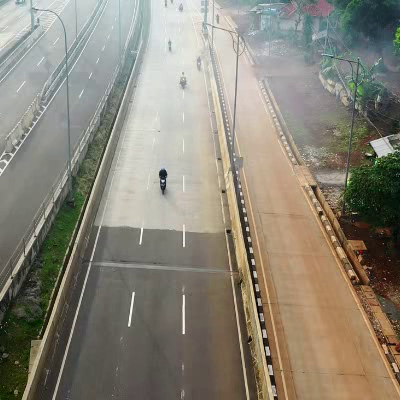
#> input picture frame 8 of object_tracking/numbered.mp4, 400 x 400 px, given in place of highway.mp4, which was not available
$ python test.py
#> lines starting #> are read from the running program, lines starting #| are printed output that depends on the picture; pictures that were not available may be replaced by others from this repository, and a replacement may not be noted
### object_tracking/tracker.py
import math


class EuclideanDistTracker:
    def __init__(self):
        # Store the center positions of the objects
        self.center_points = {}
        # Keep the count of the IDs
        # each time a new object id detected, the count will increase by one
        self.id_count = 0


    def update(self, objects_rect):
        # Objects boxes and ids
        objects_bbs_ids = []

        # Get center point of new object
        for rect in objects_rect:
            x, y, w, h = rect
            cx = (x + x + w) // 2
            cy = (y + y + h) // 2

            # Find out if that object was detected already
            same_object_detected = False
            for id, pt in self.center_points.items():
                dist = math.hypot(cx - pt[0], cy - pt[1])

                if dist < 25:
                    self.center_points[id] = (cx, cy)
                    print(self.center_points)
                    objects_bbs_ids.append([x, y, w, h, id])
                    same_object_detected = True
                    break

            # New object is detected we assign the ID to that object
            if same_object_detected is False:
                self.center_points[self.id_count] = (cx, cy)
                objects_bbs_ids.append([x, y, w, h, self.id_count])
                self.id_count += 1

        # Clean the dictionary by center points to remove IDS not used anymore
        new_center_points = {}
        for obj_bb_id in objects_bbs_ids:
            _, _, _, _, object_id = obj_bb_id
            center = self.center_points[object_id]
            new_center_points[object_id] = center

        # Update dictionary with IDs not used removed
        self.center_points = new_center_points.copy()
        return objects_bbs_ids

### object_tracking/test.py
import cv2 as cv
from tracker import *


tracker = EuclideanDistTracker()
cap = cv.VideoCapture(r'D:\Autonomous-Guided-Vehicle\Resources\highway.mp4')
out = cv.VideoWriter('numbered.mp4', cv.VideoWriter_fourcc(*'m', 'p', '4', 'v'), 20, (400, 400))

object_detector = cv.createBackgroundSubtractorMOG2(history=100, varThreshold=40)

while True:
    ret, frame = cap.read()
#> frame is the input picture: shape (400, 400, 3); mean B, G, R 119, 132.3, 137.6
    width, height = 700, 500  # resizing
    frame = cv.resize(frame, (width, height))
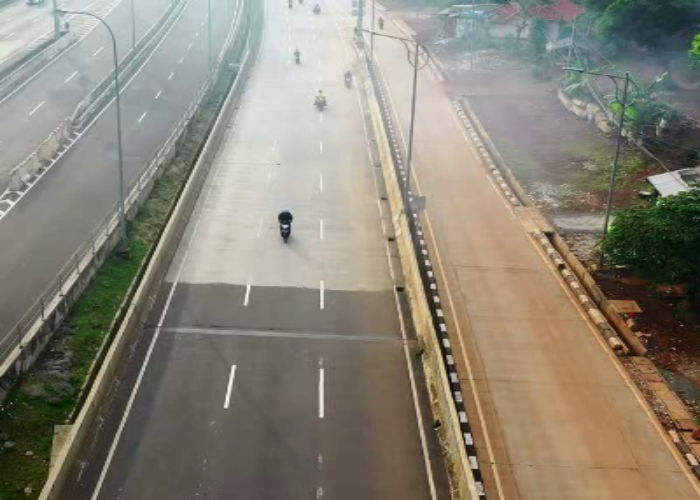
#> frame: shape (500, 700, 3); mean B, G, R 118.9, 132.2, 137.5

    # Extract region of interest
    roi = frame[100:500, 200:600]
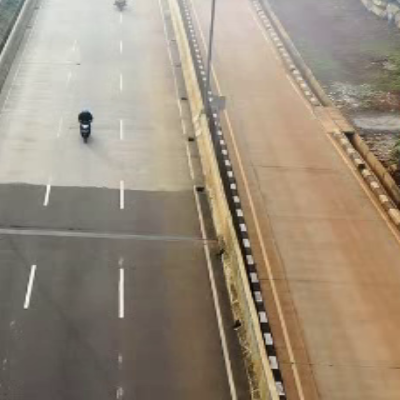
#> roi: shape (400, 400, 3); mean B, G, R 123.9, 141.5, 155
    # Object Detection
    mask = object_detector.apply(roi)
#> mask: shape (400, 400); every value is 127
    _, mask = cv.threshold(mask, 254, 255, cv.THRESH_BINARY)
#> mask: shape (400, 400); every value is 0
    contours, _ = cv.findContours(mask, cv.RETR_TREE, cv.CHAIN_APPROX_SIMPLE)
#> contours = []
    detections = []
    for cnt in contours:
        area = cv.contourArea(cnt)
        if area > 150:  # 150 pixels
            # cv.drawContours(roi,[cnt],-1,(0,255,0),thickness=2)
            x, y, w, h = cv.boundingRect(cnt)
            cv.rectangle(roi, (x, y), (x + w, y + h), (0, 255, 0), thickness=2)
            detections.append([x,y,w,h])
#> this loop made 0 passes
#> after the loop, detections = []

    # Object Tracking
    boxes = tracker.update(detections)
#> after the loop in update, `for rect in objects_rect:`: self.center_points = 0 items; self.id_count = 0
#> after the loop in update, `for obj_bb_id in objects_bbs_ids:`: new_center_points = 0 items
#> boxes = []
    print(boxes)
    for box_id in boxes:
        x,y,w,h,id = box_id
        cv.putText(roi,str(id),(x,y-15),cv.FONT_HERSHEY_PLAIN,2,(255,0,0),2)
        cv.rectangle(roi, (x, y), (x + w, y + h), (0, 255, 0), thickness=2)
    out.write(roi)
    cv.imshow("Mask", mask)
    cv.imshow("ROI", roi)
    key = cv.waitKey(10)
#> (key Esc is pressed here)
    if key == 27:
        break

cap.release()
out.release()
cv.destroyAllWindows()

$ run again, starting later in the video
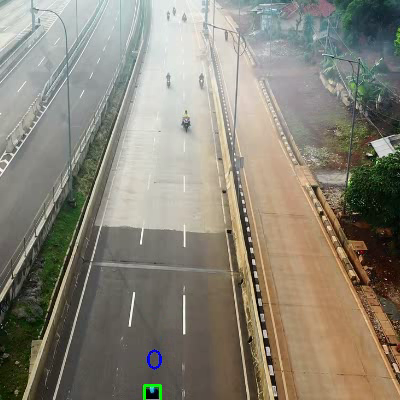
#> input picture frame 39 of object_tracking/numbered.mp4, 400 x 400 px, given in place of highway.mp4, which was not available
#> frame is the input picture: shape (400, 400, 3); mean B, G, R 118.6, 132.1, 137.2
#> `frame = cv.resize(frame, (width, height))`:
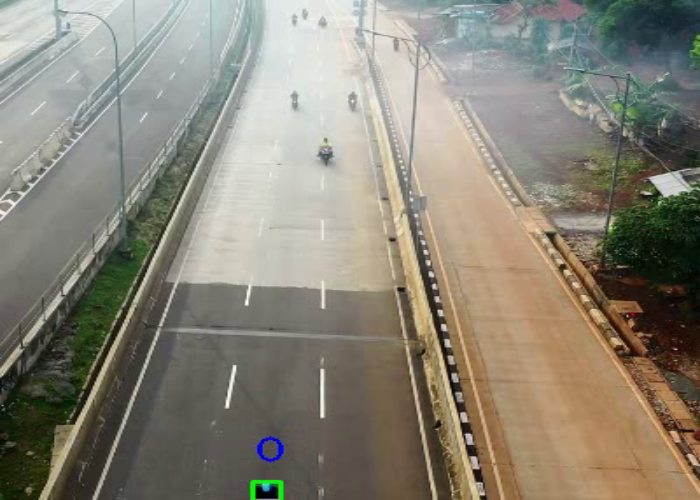
#> frame: shape (500, 700, 3); mean B, G, R 118.5, 132, 137.1
#> `roi = frame[100:500, 200:600]`:
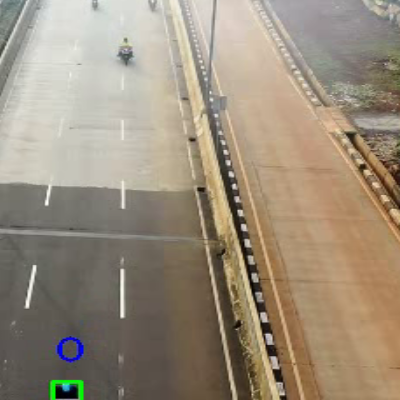
#> roi: shape (400, 400, 3); mean B, G, R 124, 142, 154.8
#> contours = []
#> after the loop in update, `for rect in objects_rect:`: self.center_points = 0 items; self.id_count = 0
#> after the loop in update, `for obj_bb_id in objects_bbs_ids:`: new_center_points = 0 items
#> boxes = []

$ run again, starting later in the video
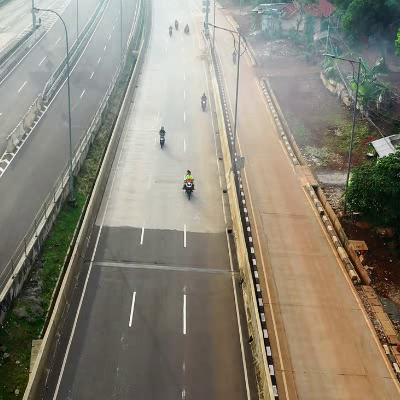
#> input picture frame 69 of object_tracking/numbered.mp4, 400 x 400 px, given in place of highway.mp4, which was not available
#> frame is the input picture: shape (400, 400, 3); mean B, G, R 118.1, 131.7, 137.1
#> `frame = cv.resize(frame, (width, height))`:
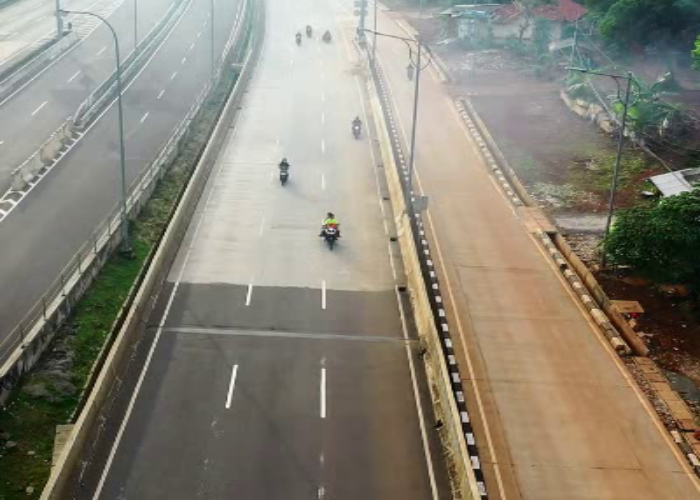
#> frame: shape (500, 700, 3); mean B, G, R 118, 131.6, 137
#> `roi = frame[100:500, 200:600]`:
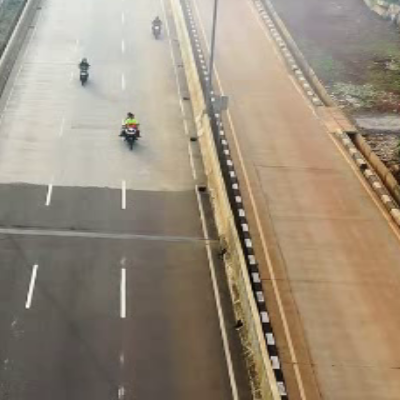
#> roi: shape (400, 400, 3); mean B, G, R 123.4, 141.5, 154.9
#> contours = []
#> after the loop in update, `for rect in objects_rect:`: self.center_points = 0 items; self.id_count = 0
#> after the loop in update, `for obj_bb_id in objects_bbs_ids:`: new_center_points = 0 items
#> boxes = []
